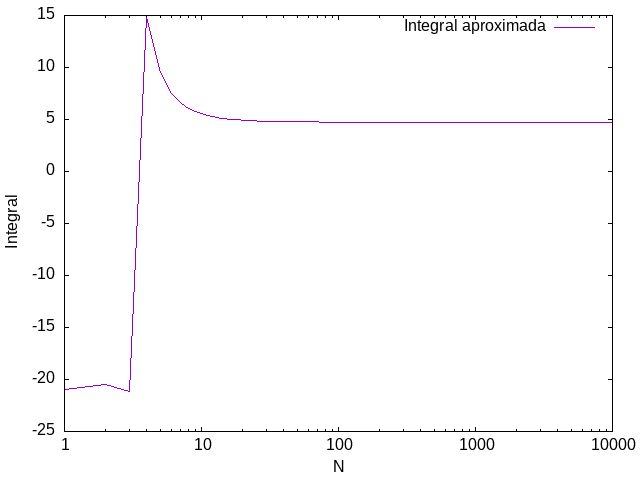

Write gnuplot code to recreate this figure.
set term png
set output 'grafico_integral_aproximada.png' 
set xlabel 'N'
set ylabel 'Integral' 
set logscale x
plot 'resultados.dat' u 1:2 w l title 'Integral aproximada' 
